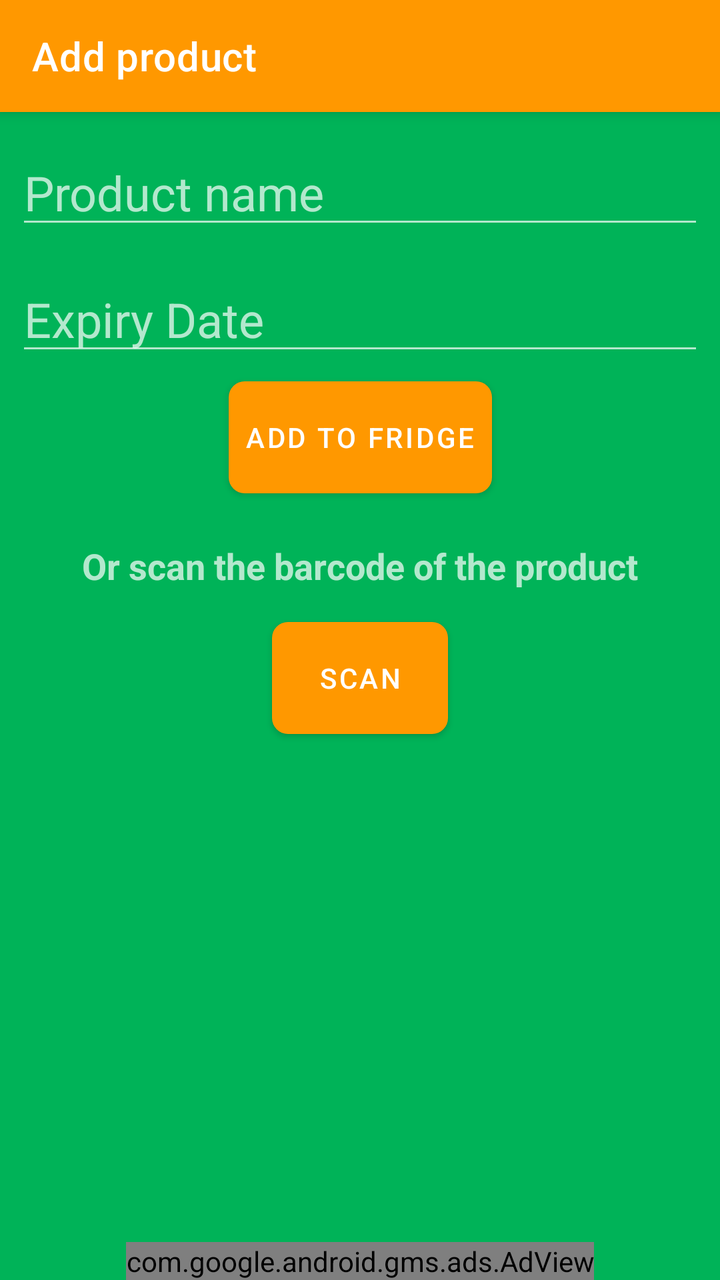
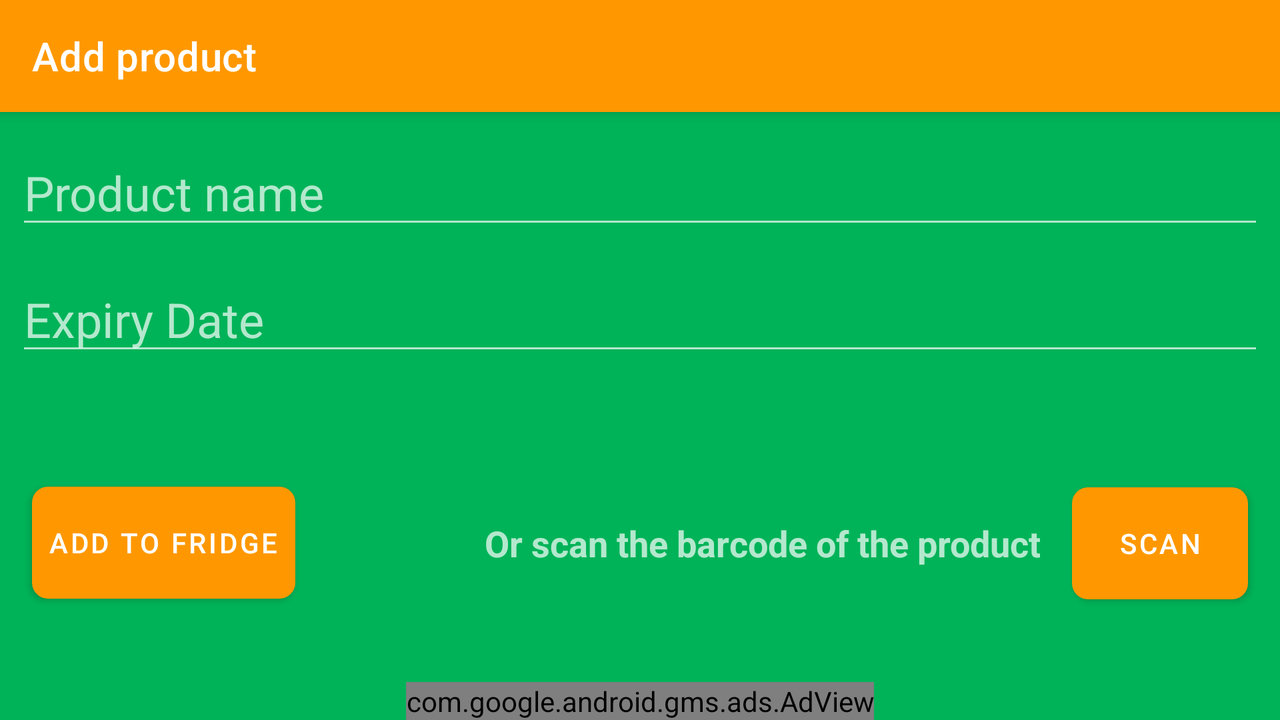

Two renders of one Android screen. The first uses the default layout on a phone; the second uses the alternative layout the repository ships for a different screen configuration, on a matching device. The two XML files are below.
<!-- AndroidManifest.xml: application theme AppTheme -->
<!-- res/layout/activity_add_product.xml -->
<?xml version="1.0" encoding="utf-8"?>
<androidx.constraintlayout.widget.ConstraintLayout xmlns:android="http://schemas.android.com/apk/res/android"
    xmlns:app="http://schemas.android.com/apk/res-auto"
    xmlns:tools="http://schemas.android.com/tools"
    android:layout_width="match_parent"
    android:layout_height="match_parent"
    android:background="@color/background"
    tools:context="com.georgeampartzidis.greenfridge.AddProductActivity">

    <androidx.appcompat.widget.Toolbar
        android:id="@+id/toolbar"
        style="@style/toolbar"
        app:title="@string/add_product"
        app:titleTextColor="@android:color/white" />

    <EditText
        android:id="@+id/product"
        style="@style/editText"
        android:hint="Product name"
        android:inputType="text"
        app:layout_constraintHorizontal_bias="0.0"
        app:layout_constraintLeft_toLeftOf="parent"
        app:layout_constraintRight_toRightOf="parent"
        app:layout_constraintTop_toBottomOf="@+id/toolbar" />

    <EditText
        android:id="@+id/date"
        style="@style/editText"
        android:focusable="false"
        android:hint="@string/expiry_date"
        android:onClick="showDatePickerDialog"
        app:layout_constraintLeft_toLeftOf="parent"
        app:layout_constraintRight_toRightOf="parent"
        app:layout_constraintTop_toBottomOf="@+id/product" />

    <com.google.android.material.button.MaterialButton
        android:id="@+id/add_button"
        style="@style/button"
        android:layout_marginBottom="16dp"
        android:layout_marginTop="8dp"
        android:onClick="addToFridge"
        android:text="@string/add_to_fridge"
        android:textColor="@android:color/white"
        app:layout_constraintEnd_toEndOf="parent"
        app:layout_constraintStart_toStartOf="parent"
        app:layout_constraintTop_toBottomOf="@+id/date" />

    <TextView
        android:id="@+id/scan_textview"
        android:layout_width="wrap_content"
        android:layout_height="wrap_content"
        app:layout_constraintTop_toBottomOf="@id/add_button"
        app:layout_constraintStart_toStartOf="parent"
        app:layout_constraintEnd_toEndOf="parent"
        android:paddingTop="24dp"
        android:text="@string/scan_product"
        android:textStyle="bold"
        android:textSize="18sp"/>

    <com.google.android.material.button.MaterialButton
        android:id="@+id/scan_button"
        style="@style/button"
        android:layout_marginBottom="16dp"
        android:layout_marginTop="16dp"
        android:onClick="scanProduct"
        android:text="@string/scan"
        android:textColor="@android:color/white"
        app:layout_constraintEnd_toEndOf="parent"
        app:layout_constraintStart_toStartOf="parent"
        app:layout_constraintTop_toBottomOf="@+id/scan_textview" />

    <com.google.android.gms.ads.AdView
        xmlns:ads="http://schemas.android.com/apk/res-auto"
        android:id="@+id/adView"
        android:layout_width="wrap_content"
        android:layout_height="wrap_content"
        android:layout_centerHorizontal='true'
        app:layout_constraintBottom_toBottomOf="parent"
        app:layout_constraintStart_toStartOf="parent"
        app:layout_constraintEnd_toEndOf="parent" />

</androidx.constraintlayout.widget.ConstraintLayout>
<!-- resources referenced by this layout -->
<resources>
  <color name="background">#00B358</color>
  <string name="add_product">Add product</string>
  <string name="add_to_fridge">Add to fridge</string>
  <string name="expiry_date">Expiry Date</string>
  <string name="scan">Scan</string>
  <string name="scan_product">Or scan the barcode of the product</string>
  <style name="button">
          <item name="android:layout_width">wrap_content</item>
          <item name="android:layout_height">56dp</item>
          <item name="android:elevation">8dp</item>
          <item name="android:padding">8dp</item>
          <item name="android:textColor">@android:color/white</item>
          <item name="android:background">@drawable/rounded_shape</item>
      </style>
  <style name="editText">
          <item name="android:layout_width">match_parent</item>
          <item name="android:layout_height">wrap_content</item>
          <item name="android:layout_marginLeft">8dp</item>
          <item name="android:layout_marginRight">8dp</item>
          <item name="android:layout_marginTop">8dp</item>
          <item name="android:paddingTop">16dp</item>
          <item name="android:textSize">24sp</item>
      </style>
  <style name="toolbar">
          <item name="android:layout_width">match_parent</item>
          <item name="android:layout_height">?attr/actionBarSize</item>
          <item name="android:background">@color/colorPrimary</item>
          <item name="android:elevation">4dp</item>
          <item name="theme">@style/ActionBar.GreenFridge</item>
          <item name="android:popupTheme">@style/ThemeOverlay.AppCompat.Light</item>
      </style>
  <style name="AppTheme" parent="Theme.MaterialComponents.NoActionBar">
          
          <item name="colorPrimary">@color/colorPrimary</item>
          <item name="colorPrimaryDark">@color/colorPrimaryDark</item>
          <item name="colorAccent">@color/colorAccent</item>
      </style>
  <!-- drawable rounded_shape (drawable) -->
  <?xml version="1.0" encoding="utf-8"?>
  <shape xmlns:android="http://schemas.android.com/apk/res/android"
      android:shape="rectangle">
  
      <solid
          android:color="@color/colorButton"/>
      <corners
          android:radius="8dp"/>
  
  </shape>
  <color name="colorPrimary">#FF9800</color>
  <style name="ActionBar.GreenFridge" parent="@style/AppTheme">
          <item name="android:displayOptions">useLogo|showHome</item>
          <item name="android:logo">@mipmap/ic_launcher_round</item>
          <item name="colorControlNormal">@android:color/white</item>
      </style>
  <color name="colorPrimaryDark">#E65100</color>
  <color name="colorAccent">#0000EE</color>
  <color name="colorButton">#FF5900</color>
</resources>
<!-- res/layout-land/activity_add_product.xml (the repository's variant of the layout above) -->
<!-- drawn on the phone turned sideways -->
<?xml version="1.0" encoding="utf-8"?>
<androidx.constraintlayout.widget.ConstraintLayout xmlns:android="http://schemas.android.com/apk/res/android"
    xmlns:app="http://schemas.android.com/apk/res-auto"
    xmlns:tools="http://schemas.android.com/tools"
    android:layout_width="match_parent"
    android:layout_height="match_parent"
    android:background="@color/background"
    tools:context="com.georgeampartzidis.georgeampartzidis.greenfridge.AddProductActivity">

    <androidx.appcompat.widget.Toolbar
        android:id="@+id/toolbar"
        style="@style/toolbar"
        app:title="@string/add_product"
        app:titleTextColor="@android:color/white" />

    <EditText
        android:id="@+id/product"
        style="@style/editText"
        android:hint="Product name"
        android:inputType="text"
        app:layout_constraintHorizontal_bias="0.0"
        app:layout_constraintLeft_toLeftOf="parent"
        app:layout_constraintRight_toRightOf="parent"
        app:layout_constraintTop_toBottomOf="@+id/toolbar" />

    <EditText
        android:id="@+id/date"
        style="@style/editText"
        android:focusable="false"
        android:hint="@string/expiry_date"
        android:onClick="showDatePickerDialog"
        app:layout_constraintLeft_toLeftOf="parent"
        app:layout_constraintRight_toRightOf="parent"
        app:layout_constraintTop_toBottomOf="@+id/product" />

    <com.google.android.material.button.MaterialButton
        android:id="@+id/add_button"
        style="@style/button"
        android:layout_marginStart="16dp"
        android:onClick="addToFridge"
        android:text="@string/add_to_fridge"
        android:textColor="@android:color/white"
        app:layout_constraintStart_toStartOf="parent"
        app:layout_constraintTop_toBottomOf="@+id/date"
        app:layout_constraintBottom_toBottomOf="parent"/>

    <TextView
        android:id="@+id/scan_textview"
        android:layout_width="wrap_content"
        android:layout_height="wrap_content"
        app:layout_constraintTop_toTopOf="@id/add_button"
        app:layout_constraintEnd_toStartOf="@id/scan_button"
        android:padding="16dp"
        android:text="@string/scan_product"
        android:textAlignment="center"
        android:gravity="center"
        android:textStyle="bold"
        android:textSize="18sp"/>

    <com.google.android.material.button.MaterialButton
        android:id="@+id/scan_button"
        style="@style/button"
        android:layout_marginEnd="16dp"
        android:onClick="scanProduct"
        android:text="@string/scan"
        android:textColor="@android:color/white"
        app:layout_constraintEnd_toEndOf="parent"
        app:layout_constraintTop_toTopOf="@+id/scan_textview"
        app:layout_constraintBottom_toBottomOf="@id/scan_textview"/>

    <com.google.android.gms.ads.AdView
        xmlns:ads="http://schemas.android.com/apk/res-auto"
        android:id="@+id/adView"
        android:layout_width="wrap_content"
        android:layout_height="wrap_content"
        android:layout_centerHorizontal='true'
        app:layout_constraintBottom_toBottomOf="parent"
        app:layout_constraintStart_toStartOf="parent"
        app:layout_constraintEnd_toEndOf="parent"
        ads:adSize="BANNER"
        ads:adUnitId="@string/ad_unit_id"/>

</androidx.constraintlayout.widget.ConstraintLayout>
<!-- resources referenced by the variant -->
<!-- as the phone turned sideways resolves them -->
<resources>
  <color name="background">#00B358</color>
  <string name="ad_unit_id">ca-app-pub-3940256099942544/6300978111</string>
  <string name="add_product">Add product</string>
  <string name="add_to_fridge">Add to fridge</string>
  <string name="expiry_date">Expiry Date</string>
  <string name="scan">Scan</string>
  <string name="scan_product">Or scan the barcode of the product</string>
  <style name="button">
          <item name="android:layout_width">wrap_content</item>
          <item name="android:layout_height">56dp</item>
          <item name="android:elevation">8dp</item>
          <item name="android:padding">8dp</item>
          <item name="android:textColor">@android:color/white</item>
          <item name="android:background">@drawable/rounded_shape</item>
      </style>
  <style name="editText">
          <item name="android:layout_width">match_parent</item>
          <item name="android:layout_height">wrap_content</item>
          <item name="android:layout_marginLeft">8dp</item>
          <item name="android:layout_marginRight">8dp</item>
          <item name="android:layout_marginTop">8dp</item>
          <item name="android:paddingTop">16dp</item>
          <item name="android:textSize">24sp</item>
      </style>
  <style name="toolbar">
          <item name="android:layout_width">match_parent</item>
          <item name="android:layout_height">?attr/actionBarSize</item>
          <item name="android:background">@color/colorPrimary</item>
          <item name="android:elevation">4dp</item>
          <item name="theme">@style/ActionBar.GreenFridge</item>
          <item name="android:popupTheme">@style/ThemeOverlay.AppCompat.Light</item>
      </style>
  <style name="AppTheme" parent="Theme.MaterialComponents.NoActionBar">
          
          <item name="colorPrimary">@color/colorPrimary</item>
          <item name="colorPrimaryDark">@color/colorPrimaryDark</item>
          <item name="colorAccent">@color/colorAccent</item>
      </style>
  <!-- drawable rounded_shape (drawable) -->
  <?xml version="1.0" encoding="utf-8"?>
  <shape xmlns:android="http://schemas.android.com/apk/res/android"
      android:shape="rectangle">
  
      <solid
          android:color="@color/colorButton"/>
      <corners
          android:radius="8dp"/>
  
  </shape>
  <color name="colorPrimary">#FF9800</color>
  <style name="ActionBar.GreenFridge" parent="@style/AppTheme">
          <item name="android:displayOptions">useLogo|showHome</item>
          <item name="android:logo">@mipmap/ic_launcher_round</item>
          <item name="colorControlNormal">@android:color/white</item>
      </style>
  <color name="colorPrimaryDark">#E65100</color>
  <color name="colorAccent">#0000EE</color>
  <color name="colorButton">#FF5900</color>
</resources>
